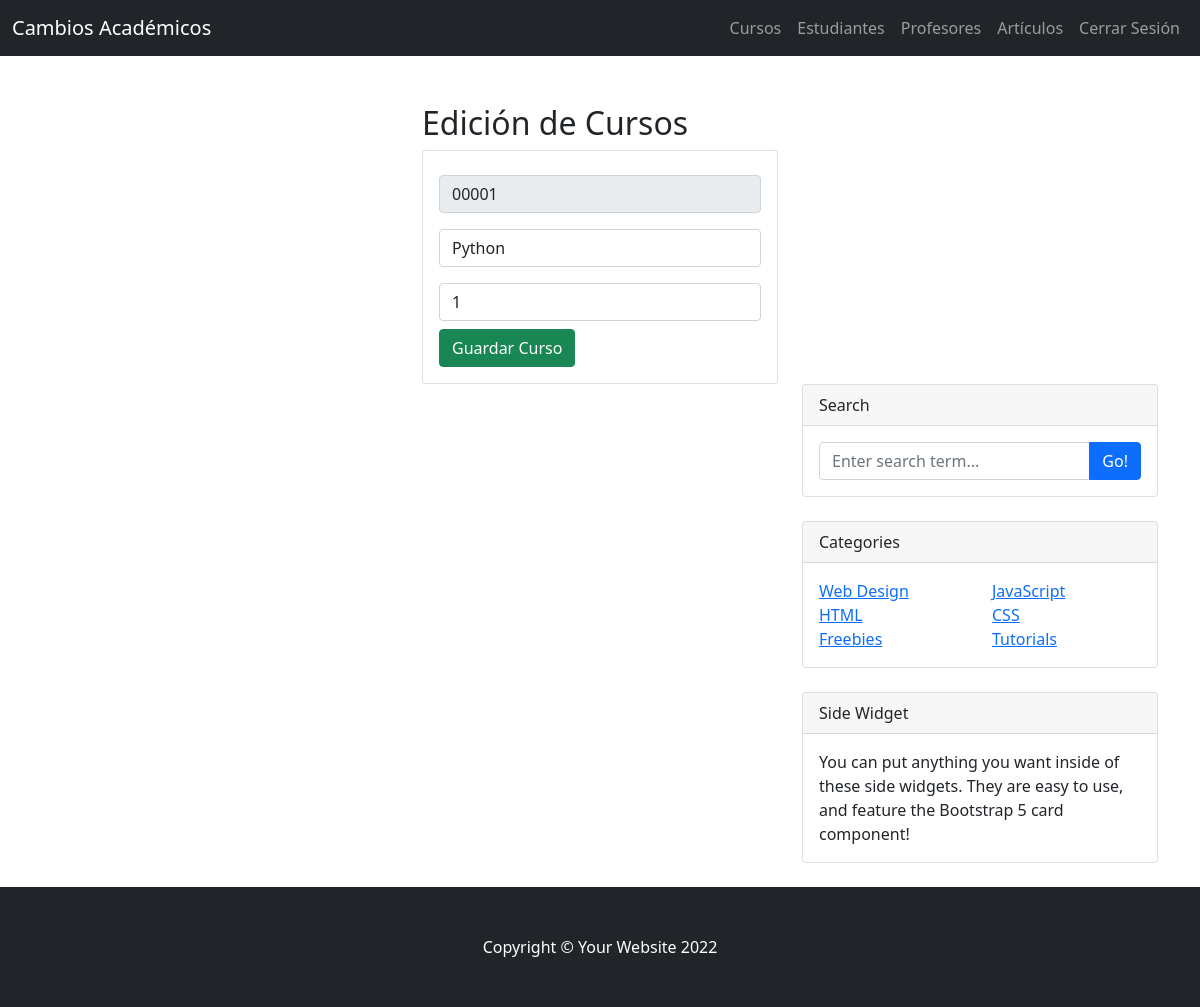
Page /EditarCurso/00001 on the earlier database version.
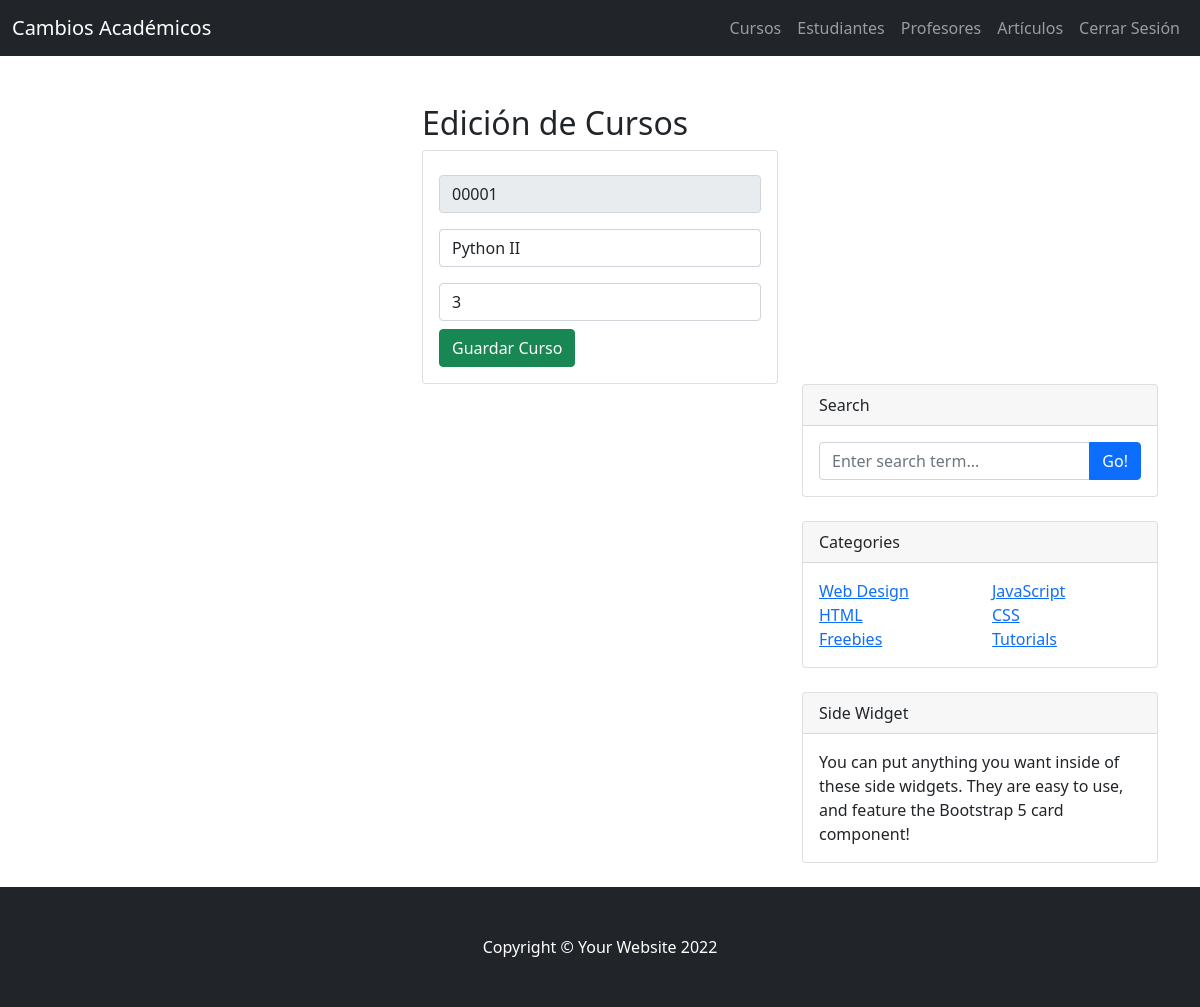
Same page on the later database version.
### blog/models.py (models this page shows, shortened)
class Curso(models.Model):
    codigo = models.CharField(primary_key=True, max_length=5)
    nombre = models.CharField(max_length=50)
    creditos = models.PositiveSmallIntegerField()

### blog/views.py (the view)
# urls.py: path('EditarCurso/<codigo>', views.EditarCurso),
def EditarCurso(request, codigo):
    curso = Curso.objects.get(codigo=codigo)
    return render(request, "EditarCurso.html", {"curso": curso})

### blog/templates/EditarCurso.html (shortened to what this page needs)
{% extends "./index.html" %}
{% load static %}
{% block body %}
<div class="row">
    <div class="col-md-4 offset-md-4">
        <h2>Edición de Cursos</h2>
        <div class="card">
            <div class="card-body">
                <form action="/EditCurso/" method="POST">{% csrf_token %}
                    <div class="form-group py-2">
                        <input type="text" id="CodigoTxt" name="CodigoTxt" value="{{curso.codigo}}" class="form-control"
                        placeholder="Codigo" minlength="5" maxlength="5" readonly required>
                    </div>
                    <div class="form-group py-2">
                        <input type="text" id="NombreTxt" name="NombreTxt" value="{{curso.nombre}}" class="form-control"
                        placeholder="Nombre" maxlength="50" required>
                    </div>
                    <div class="form-group py-2">
                        <input type="text" id="CreditosNum" name="CreditosNum" value="{{curso.creditos}}" class="form-control"
                        min="1" max="10" value="1" required>
                    </div>
                    <div class="form-group">
                       <button type="submit" class="btn btn-success btn-block text-white">Guardar Curso</button>
                    </div>
                </form>
            </div>
        </div>
    </div>
</div>
{% endblock %}

Differences in the rows shown:
changed Curso id 00001: NombreTxt "Python" → "Python II"; CreditosNum "1" → "3"
